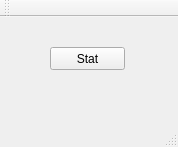
<?xml version="1.0" encoding="UTF-8"?>
<ui version="4.0">
 <class>MainWindow</class>
 <widget class="QMainWindow" name="MainWindow">
  <property name="geometry">
   <rect>
    <x>0</x>
    <y>0</y>
    <width>178</width>
    <height>147</height>
   </rect>
  </property>
  <property name="windowTitle">
   <string>MainWindow</string>
  </property>
  <widget class="QWidget" name="centralWidget">
   <widget class="QPushButton" name="pbStart">
    <property name="geometry">
     <rect>
      <x>50</x>
      <y>30</y>
      <width>75</width>
      <height>23</height>
     </rect>
    </property>
    <property name="text">
     <string>Stat</string>
    </property>
   </widget>
  </widget>
  <widget class="QMenuBar" name="menuBar">
   <property name="geometry">
    <rect>
     <x>0</x>
     <y>0</y>
     <width>178</width>
     <height>21</height>
    </rect>
   </property>
  </widget>
  <widget class="QToolBar" name="mainToolBar">
   <attribute name="toolBarArea">
    <enum>TopToolBarArea</enum>
   </attribute>
   <attribute name="toolBarBreak">
    <bool>false</bool>
   </attribute>
  </widget>
  <widget class="QStatusBar" name="statusBar"/>
 </widget>
 <layoutdefault spacing="6" margin="11"/>
 <resources/>
 <connections/>
</ui>
